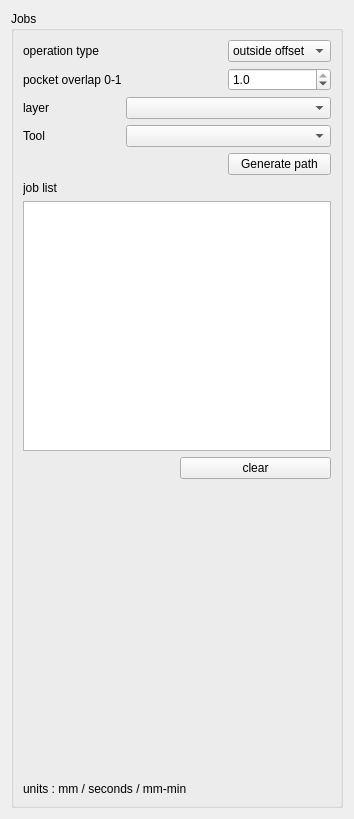
            <widget class="QWidget" name="scrollAreaWidgetContents">
             <property name="geometry">
              <rect>
               <x>0</x>
               <y>0</y>
               <width>354</width>
               <height>819</height>
              </rect>
             </property>
             <layout class="QGridLayout" name="gridLayout_20">
              <item row="0" column="0">
               <widget class="QGroupBox" name="groupBox_5">
                <property name="title">
                 <string>Jobs</string>
                </property>
                <layout class="QGridLayout" name="gridLayout_31">
                 <item row="0" column="0">
                  <layout class="QGridLayout" name="gridLayout_32" columnminimumwidth="0,0,0">
                   <item row="3" column="0">
                    <widget class="QLabel" name="label_26">
                     <property name="text">
                      <string>layer      </string>
                     </property>
                    </widget>
                   </item>
                   <item row="5" column="1" colspan="2">
                    <widget class="QComboBox" name="comboBox_tool"/>
                   </item>
                   <item row="1" column="2">
                    <widget class="QComboBox" name="comboBox_offset_type">
                     <item>
                      <property name="text">
                       <string>outside offset</string>
                      </property>
                     </item>
                     <item>
                      <property name="text">
                       <string>inside offset</string>
                      </property>
                     </item>
                     <item>
                      <property name="text">
                       <string>no offset</string>
                      </property>
                     </item>
                     <item>
                      <property name="text">
                       <string>pocket</string>
                      </property>
                     </item>
                     <item>
                      <property name="text">
                       <string>drill hole</string>
                      </property>
                     </item>
                    </widget>
                   </item>
                   <item row="5" column="0">
                    <widget class="QLabel" name="label_27">
                     <property name="text">
                      <string>Tool</string>
                     </property>
                    </widget>
                   </item>
                   <item row="1" column="0" colspan="2">
                    <widget class="QLabel" name="label_30">
                     <property name="text">
                      <string>operation type</string>
                     </property>
                    </widget>
                   </item>
                   <item row="7" column="2">
                    <widget class="QPushButton" name="pushButton_offset">
                     <property name="text">
                      <string>Generate path</string>
                     </property>
                    </widget>
                   </item>
                   <item row="3" column="1" colspan="2">
                    <widget class="QComboBox" name="comboBox_layer">
                     <property name="modelColumn">
                      <number>0</number>
                     </property>
                    </widget>
                   </item>
                   <item row="2" column="0" colspan="2">
                    <widget class="QLabel" name="label_28">
                     <property name="text">
                      <string>pocket overlap 0-1</string>
                     </property>
                    </widget>
                   </item>
                   <item row="2" column="2">
                    <widget class="QDoubleSpinBox" name="doubleSpinBox_overlap">
                     <property name="decimals">
                      <number>1</number>
                     </property>
                     <property name="maximum">
                      <double>1.000000000000000</double>
                     </property>
                     <property name="singleStep">
                      <double>0.100000000000000</double>
                     </property>
                     <property name="value">
                      <double>1.000000000000000</double>
                     </property>
                    </widget>
                   </item>
                  </layout>
                 </item>
                 <item row="1" column="0">
                  <layout class="QGridLayout" name="gridLayout_33">
                   <item row="1" column="0" colspan="2">
                    <widget class="QListWidget" name="listWidget_jobs">
                     <property name="sizePolicy">
                      <sizepolicy hsizetype="Preferred" vsizetype="Expanding">
                       <horstretch>0</horstretch>
                       <verstretch>0</verstretch>
                      </sizepolicy>
                     </property>
                     <property name="font">
                      <font>
                       <family>DejaVu Sans</family>
                       <pointsize>10</pointsize>
                      </font>
                     </property>
                    </widget>
                   </item>
                   <item row="0" column="0" colspan="2">
                    <widget class="QLabel" name="label_31">
                     <property name="text">
                      <string>job list</string>
                     </property>
                    </widget>
                   </item>
                   <item row="2" column="1">
                    <widget class="QPushButton" name="pushButton_clear_cam">
                     <property name="text">
                      <string>clear</string>
                     </property>
                    </widget>
                   </item>
                  </layout>
                 </item>
                 <item row="2" column="0">
                  <spacer name="verticalSpacer_4">
                   <property name="orientation">
                    <enum>Qt::Vertical</enum>
                   </property>
                   <property name="sizeHint" stdset="0">
                    <size>
                     <width>20</width>
                     <height>267</height>
                    </size>
                   </property>
                  </spacer>
                 </item>
                 <item row="3" column="0">
                  <widget class="QLabel" name="label_29">
                   <property name="text">
                    <string>units : mm / seconds / mm-min</string>
                   </property>
                  </widget>
                 </item>
                </layout>
               </widget>
              </item>
             </layout>
            </widget>
